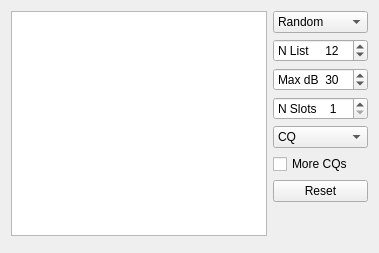
                  <widget class="QWidget" name="tab_3">
                   <attribute name="title">
                    <string>2</string>
                   </attribute>
                   <layout class="QGridLayout" name="gridLayout_11">
                    <item row="0" column="1" rowspan="2">
                     <layout class="QGridLayout" name="gridLayout_10">
                      <item row="2" column="0">
                       <widget class="QSpinBox" name="sbMax_dB">
                        <property name="sizePolicy">
                         <sizepolicy hsizetype="Expanding" vsizetype="Fixed">
                          <horstretch>0</horstretch>
                          <verstretch>0</verstretch>
                         </sizepolicy>
                        </property>
                        <property name="maximumSize">
                         <size>
                          <width>16777215</width>
                          <height>16777215</height>
                         </size>
                        </property>
                        <property name="prefix">
                         <string>Max dB  </string>
                        </property>
                        <property name="minimum">
                         <number>-15</number>
                        </property>
                        <property name="maximum">
                         <number>70</number>
                        </property>
                        <property name="value">
                         <number>30</number>
                        </property>
                       </widget>
                      </item>
                      <item row="4" column="0">
                       <widget class="QComboBox" name="comboBoxCQ">
                        <property name="currentText">
                         <string>CQ</string>
                        </property>
                        <item>
                         <property name="text">
                          <string>CQ</string>
                         </property>
                        </item>
                        <item>
                         <property name="text">
                          <string>CQ AF</string>
                         </property>
                        </item>
                        <item>
                         <property name="text">
                          <string>CQ AN</string>
                         </property>
                        </item>
                        <item>
                         <property name="text">
                          <string>CQ AS</string>
                         </property>
                        </item>
                        <item>
                         <property name="text">
                          <string>CQ EU</string>
                         </property>
                        </item>
                        <item>
                         <property name="text">
                          <string>CQ NA</string>
                         </property>
                        </item>
                        <item>
                         <property name="text">
                          <string>CQ OC</string>
                         </property>
                        </item>
                        <item>
                         <property name="text">
                          <string>CQ SA</string>
                         </property>
                        </item>
                        <item>
                         <property name="text">
                          <string>CQ 0</string>
                         </property>
                        </item>
                        <item>
                         <property name="text">
                          <string>CQ 1</string>
                         </property>
                        </item>
                        <item>
                         <property name="text">
                          <string>CQ 2</string>
                         </property>
                        </item>
                        <item>
                         <property name="text">
                          <string>CQ 3</string>
                         </property>
                        </item>
                        <item>
                         <property name="text">
                          <string>CQ 4</string>
                         </property>
                        </item>
                        <item>
                         <property name="text">
                          <string>CQ 5</string>
                         </property>
                        </item>
                        <item>
                         <property name="text">
                          <string>CQ 6</string>
                         </property>
                        </item>
                        <item>
                         <property name="text">
                          <string>CQ 7</string>
                         </property>
                        </item>
                        <item>
                         <property name="text">
                          <string>CQ 8</string>
                         </property>
                        </item>
                        <item>
                         <property name="text">
                          <string>CQ 9</string>
                         </property>
                        </item>
                       </widget>
                      </item>
                      <item row="6" column="0">
                       <widget class="QPushButton" name="pbFoxReset">
                        <property name="text">
                         <string>Reset</string>
                        </property>
                       </widget>
                      </item>
                      <item row="1" column="0">
                       <widget class="QSpinBox" name="sbNlist">
                        <property name="sizePolicy">
                         <sizepolicy hsizetype="Expanding" vsizetype="Fixed">
                          <horstretch>0</horstretch>
                          <verstretch>0</verstretch>
                         </sizepolicy>
                        </property>
                        <property name="maximumSize">
                         <size>
                          <width>16777215</width>
                          <height>16777215</height>
                         </size>
                        </property>
                        <property name="prefix">
                         <string>N List     </string>
                        </property>
                        <property name="minimum">
                         <number>5</number>
                        </property>
                        <property name="maximum">
                         <number>100</number>
                        </property>
                        <property name="value">
                         <number>12</number>
                        </property>
                       </widget>
                      </item>
                      <item row="3" column="0">
                       <widget class="QSpinBox" name="sbNslots">
                        <property name="sizePolicy">
                         <sizepolicy hsizetype="Expanding" vsizetype="Fixed">
                          <horstretch>0</horstretch>
                          <verstretch>0</verstretch>
                         </sizepolicy>
                        </property>
                        <property name="maximumSize">
                         <size>
                          <width>16777215</width>
                          <height>16777215</height>
                         </size>
                        </property>
                        <property name="suffix">
                         <string/>
                        </property>
                        <property name="prefix">
                         <string>N Slots    </string>
                        </property>
                        <property name="minimum">
                         <number>1</number>
                        </property>
                        <property name="maximum">
                         <number>5</number>
                        </property>
                        <property name="value">
                         <number>1</number>
                        </property>
                        <property name="displayIntegerBase">
                         <number>10</number>
                        </property>
                       </widget>
                      </item>
                      <item row="0" column="0">
                       <widget class="QComboBox" name="comboBoxHoundSort">
                        <property name="sizePolicy">
                         <sizepolicy hsizetype="Expanding" vsizetype="Fixed">
                          <horstretch>0</horstretch>
                          <verstretch>0</verstretch>
                         </sizepolicy>
                        </property>
                        <property name="maximumSize">
                         <size>
                          <width>16777215</width>
                          <height>16777215</height>
                         </size>
                        </property>
                        <property name="currentText">
                         <string>Random</string>
                        </property>
                        <property name="maxVisibleItems">
                         <number>5</number>
                        </property>
                        <item>
                         <property name="text">
                          <string>Random</string>
                         </property>
                        </item>
                        <item>
                         <property name="text">
                          <string>Call</string>
                         </property>
                        </item>
                        <item>
                         <property name="text">
                          <string>Grid</string>
                         </property>
                        </item>
                        <item>
                         <property name="text">
                          <string>S/N (dB)</string>
                         </property>
                        </item>
                        <item>
                         <property name="text">
                          <string>Distance</string>
                         </property>
                        </item>
                       </widget>
                      </item>
                      <item row="7" column="0">
                       <spacer name="verticalSpacer">
                        <property name="orientation">
                         <enum>Qt::Vertical</enum>
                        </property>
                        <property name="sizeHint" stdset="0">
                         <size>
                          <width>20</width>
                          <height>40</height>
                         </size>
                        </property>
                       </spacer>
                      </item>
                      <item row="5" column="0">
                       <widget class="QCheckBox" name="cbMoreCQs">
                        <property name="text">
                         <string>More CQs</string>
                        </property>
                       </widget>
                      </item>
                     </layout>
                    </item>
                    <item row="0" column="0">
                     <widget class="DisplayText" name="textBrowser4">
                      <property name="maximumSize">
                       <size>
                        <width>16777215</width>
                        <height>16777215</height>
                       </size>
                      </property>
                     </widget>
                    </item>
                   </layout>
                  </widget>
